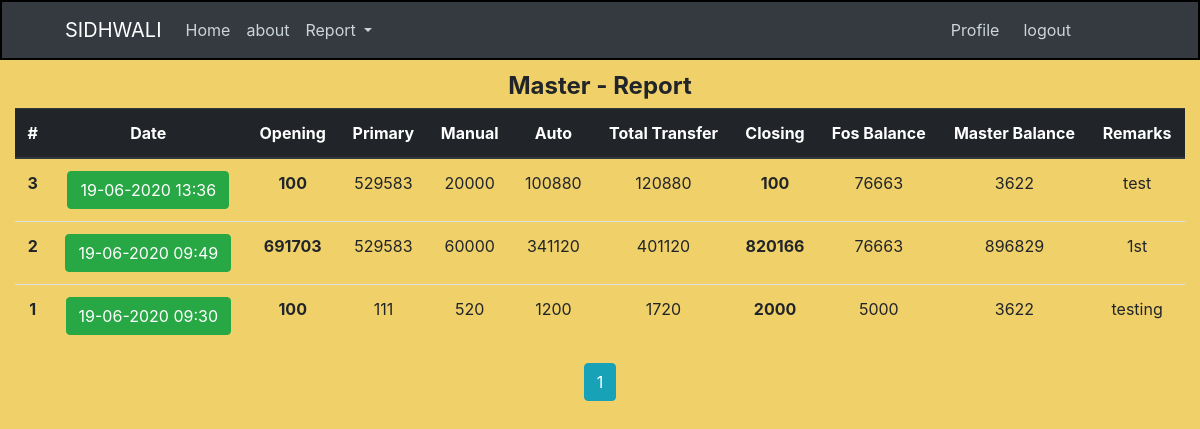
/home/master/master_report (signed in), run on an earlier commit of the app's database.
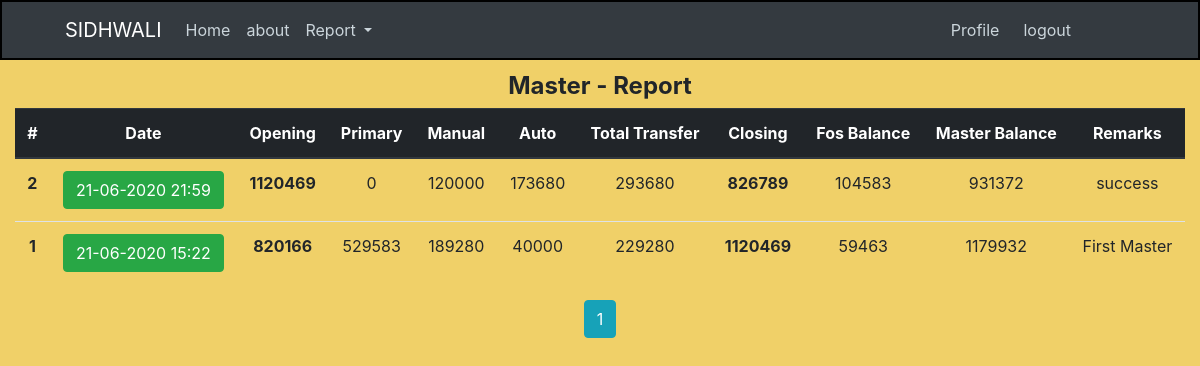
And on a later commit of the database.
### crm/models.py (models this page shows, shortened)
class Master(db.Model):
    id = db.Column(db.Integer, primary_key=True)
    date = db.Column(db.DateTime, nullable=False, default=datetime.now)
    open_bal = db.Column(db.Integer, nullable=False, default=0)
    primary = db.Column(db.Integer, nullable=False, default=0)
    manual_trans = db.Column(db.Integer, nullable=False, default=0)
    auto_trans = db.Column(db.Integer, nullable=False, default=0)
    closing = db.Column(db.Integer, nullable=False, default=0)
    total_trans = db.Column(db.Integer, default=0)
    fos_bal = db.Column(db.Integer, default=0)
    master_bal = db.Column(db.Integer, nullable=False, default=0)
    remarks = db.Column(db.Text, nullable=False)

### crm/routes.py (the view)
@app.route("/home/master/master_report")
@login_required
def master_report():
    page = request.args.get("page", 1, type=int)
    master = Master.query.order_by(Master.date.desc()).paginate(page=page, per_page=5)
    return render_template(
        "master_report.html", title="Master Report", master=master, admin=admin
    )

### crm/models.py (called while the page is built)
@login_manager.user_loader
def load_user(user_id):
    return User.query.get(int(user_id))

### crm/templates/master_report.html
{% extends "index.html" %}
{% block content  %}
<div class="container-fluid text-center mt-2">
   {% if current_user.username == admin %}
   <legend class="font-weight-bold mb-1">Master - Report</legend>
   <table class="table">
      <thead class="thead-dark">
         <tr>
            <th scope="col">#</th>
            <th scope="col">Date</th>
            <th scope="col">Opening</th>
            <th scope="col">Primary</th>
            <th scope="col">Manual</th>
            <th scope="col">Auto</th>
            <th scope="col">Total Transfer</th>
            <th scope="col">Closing</th>
            <th scope="col">Fos Balance</th>
            <th scope="col">Master Balance</th>
            <th scope="col">Remarks</th>
         </tr>
      </thead>
      <tbody>
         {% for master in master.items %}
         <tr>
            <th scope="row">{{ master.id }}</th>
            <td>
               <a class="btn btn-success"
                  href="{{ url_for('single_master', master_id=master.id) }}">{{ master.date.strftime("%d-%m-%Y %H:%M") }}</a>
            </td>
            <td><strong>{{ master.open_bal }}</strong></td>
            <td>{{ master.primary }}</td>
            <td>{{ master.manual_trans }}</td>
            <td>{{ master.auto_trans }}</td>
            <td>{{ master.total_trans }}</td>
            <td><strong>{{ master.closing }}</strong></td>
            <td>{{ master.fos_bal }}</td>
            <td>{{ master.master_bal }}</td>
            <td>{{ master.remarks }}</td>
         </tr>
         {% endfor %}
      </tbody>
   </table>
   {% for page_num in master.iter_pages(left_edge=1, right_edge=1, left_current=1, right_current=3) %}
   {% if page_num %}
   {% if master.page == page_num %}
   <a class="btn btn-info mb-4" href="{{ url_for('master_report', page=page_num) }}">{{ page_num }}</a>
   {% else %}
   <a class="btn btn-outline-info mb-4" href="{{ url_for('master_report', page=page_num) }}">{{ page_num }}</a>
   {% endif %}
   {% else %}
   ...
   {% endif %}
   {% endfor %}
   {% else %}
   <div class="content-section text-center mt-4">
      <h1><strong>Contact Your Admin!!</strong></h1>
   </div>
   {% endif %}
</div>
{% endblock content %}

What changed in the data, as far as the page shows it:
removed Master: id "3", date "19-06-2020 13:36", open_bal "100", primary "529583", manual_trans "20000", auto_trans "100880", total_trans "120880", closing "100", fos_bal "76663", master_bal "3622", remarks "test"
changed Master id 2: date "19-06-2020 09:49" → "21-06-2020 21:59"; open_bal "691703" → "1120469"; primary "529583" → "0"; manual_trans "60000" → "120000"; auto_trans "341120" → "173680"; total_trans "401120" → "293680"; closing "820166" → "826789"; fos_bal "76663" → "104583"; master_bal "896829" → "931372"; remarks "1st" → "success"
changed Master id 1: date "19-06-2020 09:30" → "21-06-2020 15:22"; open_bal "100" → "820166"; primary "111" → "529583"; manual_trans "520" → "189280"; auto_trans "1200" → "40000"; total_trans "1720" → "229280"; closing "2000" → "1120469"; fos_bal "5000" → "59463"; master_bal "3622" → "1179932"; remarks "testing" → "First Master"
